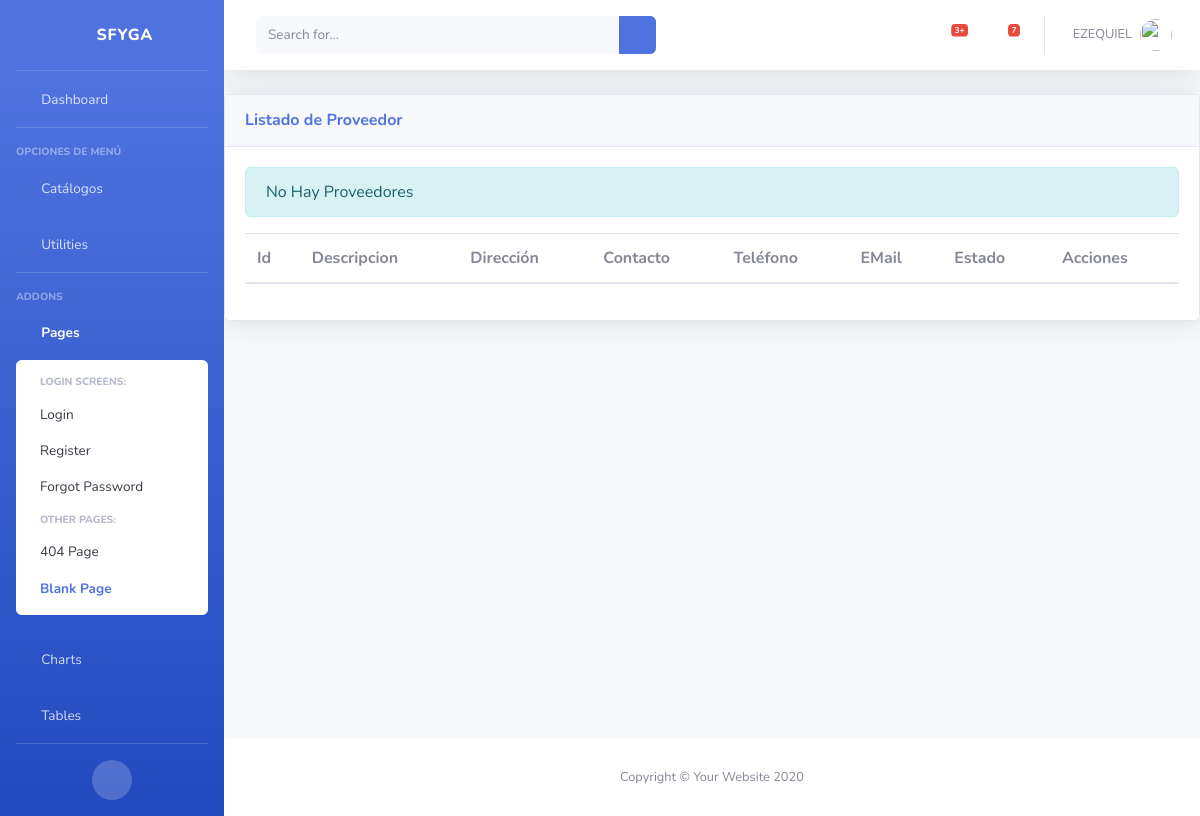
Page /cmp/proveedores/ (signed in) on the earlier database version.
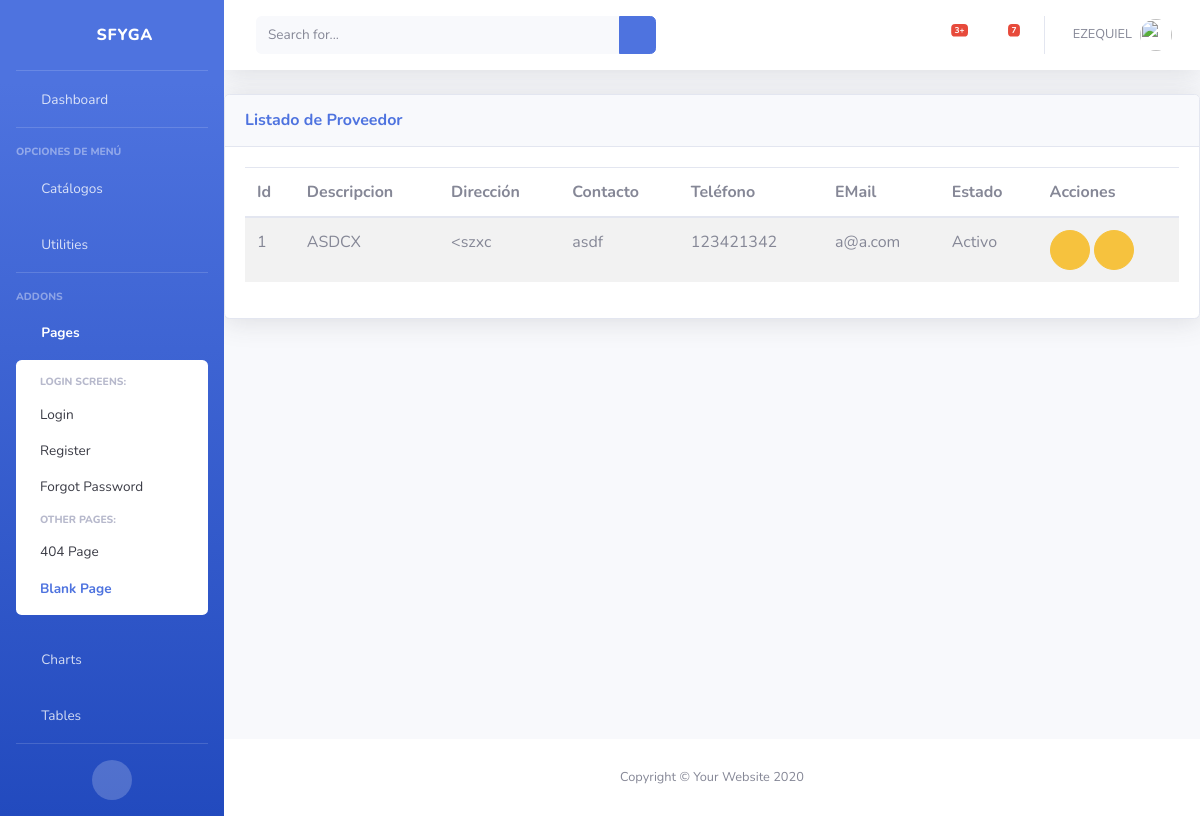
Same page on the later database version.
### cmp/models.py (models this page shows, shortened)
class Proveedor(ClaseModelo):
    descripcion=models.CharField(
        max_length=100,
        unique=True
        )
    direccion=models.CharField(
        max_length=250,
        null=True, blank=True
        )
    contacto=models.CharField(
        max_length=100
    )
    telefono=models.CharField(
        max_length=10,
        null=True, blank=True
    )
    email=models.CharField(
        max_length=250,
        null=True, blank=True
    )
    class Meta:
        verbose_name_plural = "Proveedores"

### cmp/views.py (the view)
# urls.py: path('proveedores/',ProveedorView.as_view(), name="proveedor_list"),
class ProveedorView(LoginRequiredMixin, generic.ListView):
    model = Proveedor
    template_name = "cmp/proveedor_list.html"
    context_object_name = "obj"
    login_url = 'bases/login'

### cmp/templates/cmp/proveedor_list.html (shortened to what this page needs)
{% extends 'base/base.html' %}
{% block page_content %}
<div class="card shadow mb-4">
  <div class="card-header py-3 d-flex flex-row align-items-center justify-content-between">
    <h6 class="m-0 font-weight-bold text-primary">Listado de Proveedor</h6>
    <div class="dropdown no-arrow">
      <a class="dropdown-toggle" href="#" role="button" id="dropdownMenuLink" data-toggle="dropdown" aria-haspopup="true" aria-expanded="false">
        <i class="fas fa-ellipsis-v fa-sm fa-fw text-gray-400"></i>
      </a>
    </div>
  </div>
  <div class="card-body">
    {% if not obj %}
    <div class="alert alert-info">No Hay Proveedores</div>
    {% endif %}
    <table class="table table-striped table-hover dt-responsive nowrap" style="width:100%">
      <thead>
        <th>Id</th>
        <th>Descripcion</th>
        <th>Dirección</th>
        <th>Contacto</th>
        <th>Teléfono</th>
        <th>EMail</th>
        <th>Estado</th>
        <th class="all">Acciones</th>
      </thead>
      <tbody>
        {% for item in obj%}
        <tr>
          <td>{{ item.id }}</td>
          <td>{{ item.descripcion }}</td>
          <td>{{item.direccion}}</td>
          <td>{{ item.contacto }}</td>
          <td>{{ item.telefono }}</td>
          <td>{{ item.email }}</td>
          <td>{{item.estado|yesno:"Activo,Inactivo"}}</td>
          <td>
            <button class="btn btn-warning btn-circle" onclick="return abrir_modal('{% url 'cmp:proveedor_edit' item.id %}')"><i class="far fa-edit"></i></button>
            <button class="btn btn-warning btn-circle" onclick="return abrir_modal('{% url 'cmp:proveedor_inactivar' item.id %}')">
              <i class="far fa-thumbs-down"></i>
            </button>
          </td>
        </tr>
        {% endfor %}
      </tbody>
    </table>
  </div>
</div>
{% endblock %}

Differences in the rows shown:
added Proveedor: id "1", descripcion "ASDCX", direccion "<szxc", contacto "asdf", telefono "123421342", email "a@a.com", estado "Activo"
Other differences:
text no longer shown: "No Hay Proveedores"
